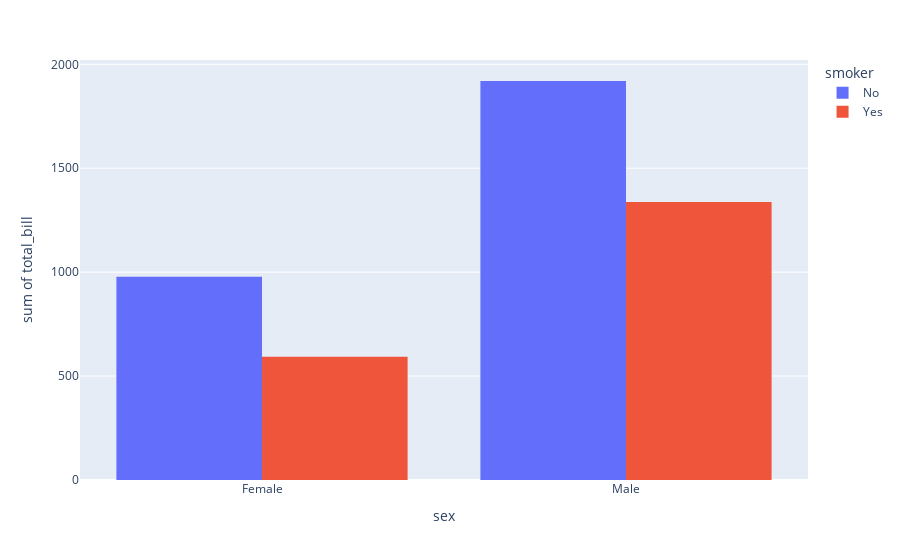

Here is the notebook cell this chart was saved with:
### Code cell
fig = px.histogram(df, x="sex", y="total_bill",
             color='smoker', barmode='group',
             height=400)
fig.show()

### Figure 1 — Plotly figure (JSON) as saved in the notebook; plotly's stock layout.template omitted (floating-point values rounded to 4 significant figures; data arrays with more than 128 entries replaced by an {"elided": "..."} marker saying what was removed)
{"data": [{"alignmentgroup": "True", "bingroup": "x", "histfunc": "sum", "hovertemplate": "smoker=No<br>sex=%{x}<br>sum of total_bill=%{y}<extra></extra>", "legendgroup": "No", "marker": {"color": "#636efa", "pattern": {"shape": ""}}, "name": "No", "offsetgroup": "No", "orientation": "v", "showlegend": true, "type": "histogram", "x": {"elided": "151 str values"}, "xaxis": "x", "y": {"elided": "151 float values"}, "yaxis": "y"}, {"alignmentgroup": "True", "bingroup": "x", "histfunc": "sum", "hovertemplate": "smoker=Yes<br>sex=%{x}<br>sum of total_bill=%{y}<extra></extra>", "legendgroup": "Yes", "marker": {"color": "#EF553B", "pattern": {"shape": ""}}, "name": "Yes", "offsetgroup": "Yes", "orientation": "v", "showlegend": true, "type": "histogram", "x": ["Male", "Male", "Male", "Male", "Male", "Male", "Female", "Male", "Female", "Female", "Male", "Male", "Male", "Male", "Female", "Female", "Male", "Male", "Male", "Male", "Female", "Female", "Female", "Female", "Male", "Male", "Male", "Female", "Male", "Female", "Female", "Female", "Male", "Male", "Male", "Male", "Male", "Male", "Male", "Male", "Female", "Male", "Male", "Male", "Male", "Male", "Male", "Female", "Male", "Female", "Male", "Male", "Female", "Male", "Male", "Male", "Male", "Female", "Female", "Male", "Male", "Female", "Female", "Female", "Male", "Female", "Male", "Male", "Male", "Female", "Male", "Male", "Female", "Female", "Female", "Male", "Male", "Male", "Female", "Male", "Female", "Male", "Male", "Female", "Female", "Female", "Male", "Male", "Male", "Male", "Male", "Female", "Male"], "xaxis": "x", "y": [38.01, 11.24, 20.29, 13.81, 11.02, 18.29, 3.07, 15.01, 26.86, 25.28, 17.92, 19.44, 32.68, 28.97, 5.75, 16.32, 40.17, 27.28, 12.03, 21.01, 11.35, 15.38, 44.3, 22.42, 15.36, 20.49, 25.21, 14.31, 16, 17.51, 10.59, 10.63, 50.81, 15.81, 7.25, 31.85, 16.82, 32.9, 17.89, 14.48, 9.6, 34.63, 34.65, 23.33, 45.35, 23.17, 40.55, 20.9, 30.46, 18.15, 23.1, 15.69, 19.81, 28.44, 15.48, 16.58, 10.34, 43.11, 13, 13.51, 18.71, 12.74, 13, 16.4, 20.53, 16.47, 26.59, 38.73, 24.27, 12.76, 30.06, 25.89, 13.27, 28.17, 12.9, 28.15, 11.59, 7.74, 30.14, 12.16, 13.42, 8.58, 13.42, 16.27, 10.09, 22.12, 24.01, 15.69, 15.53, 12.6, 32.83, 27.18, 22.67], "yaxis": "y"}], "layout": {"autosize": true, "barmode": "group", "legend": {"title": {"text": "smoker"}, "tracegroupgap": 0}, "margin": {"t": 60}, "xaxis": {"anchor": "y", "autorange": true, "domain": [0, 1], "range": [-0.5, 1.5], "title": {"text": "sex"}, "type": "category"}, "yaxis": {"anchor": "x", "autorange": true, "domain": [0, 1], "range": [0, 2021.0], "title": {"text": "sum of total_bill"}, "type": "linear"}}}
